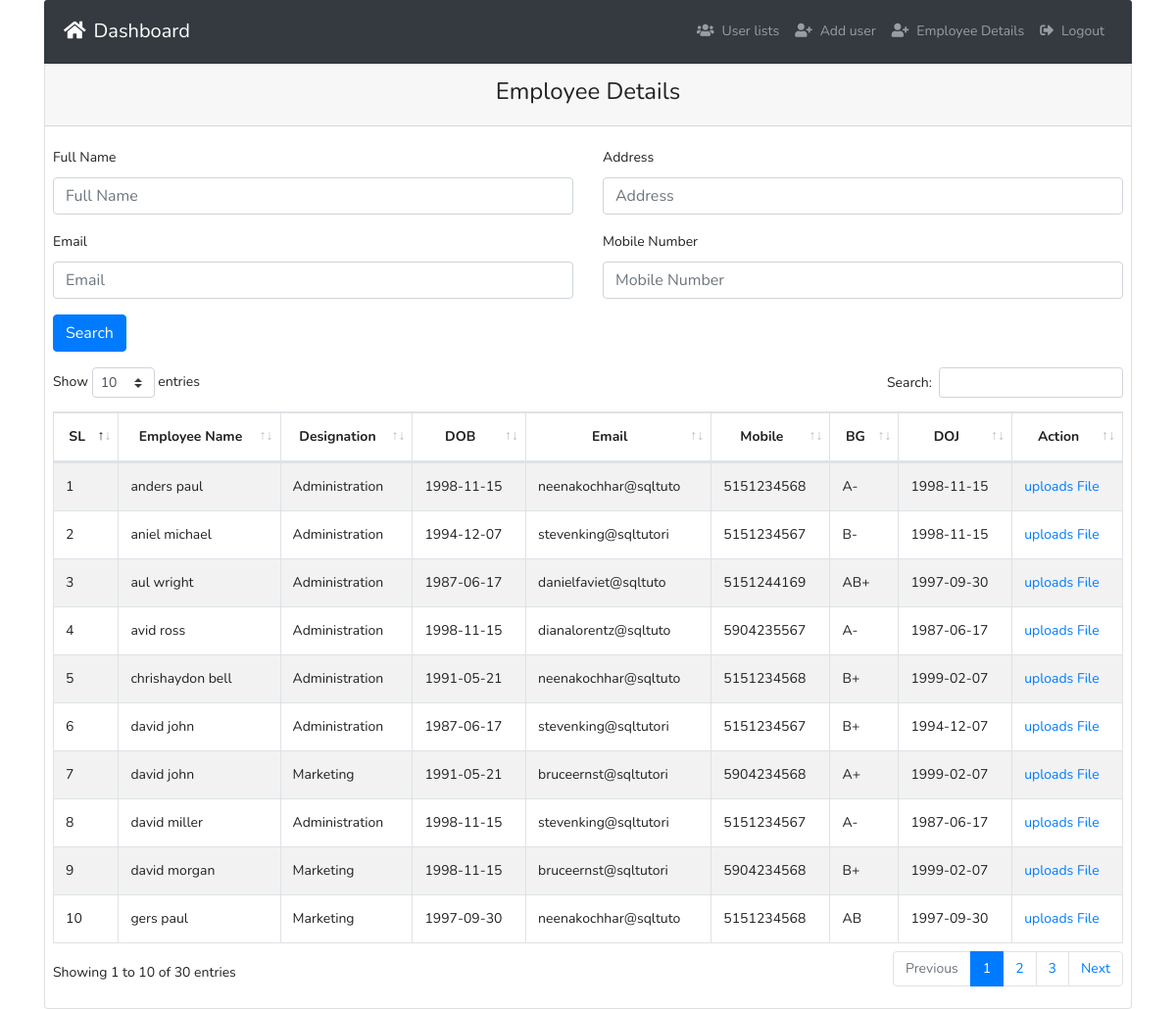
Page /emp_details.php on the committed database.
### tables this page shows
CREATE TABLE `emp_details` (
  `id` int(11) NOT NULL,
  `name` varchar(100) DEFAULT NULL,
  `designation` varchar(100) DEFAULT NULL,
  `dob` date DEFAULT NULL,
  `doj` date DEFAULT NULL,
  `blood_group` varchar(10) DEFAULT NULL,
  `email` varchar(255) DEFAULT NULL,
  `mobile` varchar(255) DEFAULT NULL,
  `address` varchar(500) DEFAULT NULL
);

### includes/connection.php (called while the page is built, shortened)
<?php
function db_connect() {
    static $connection;
	$username	= "root";
	$password	= "";
	$dbname		= "interview_maastrix";
	$host		= "localhost";
    if(!isset($connection)) {
        $connection = mysqli_connect($host,$username,$password,$dbname);
    }
    return $connection;
}
function db_query($query) {
    $connection = db_connect();
    $result = mysqli_query($connection,$query);
    return $result;
}
?>

### emp_details.php (the view, shortened to what this page needs)
<?php
include("includes/connection.php");
?>
<!DOCTYPE html>
<html lang="en" dir="ltr">
    <?php include("includes/header.php"); ?>
    <body>
        <div class="container">
            <?php include("includes/nav.php"); ?>
            <div class="card">
                <div class="card-header">
                    <h3 class='text-center'>Employee Details</h3>
                </div>
                <div class="card-body pr-2 pl-2">
                    <form action="" method="post">
                        <div class="row">
                            <div class="form-group col-md-6">
                                <label> Full Name </label>
                                <input type="text" class="form-control" name="name" id="name" placeholder="Full Name">
                            </div>
                            <div class="form-group col-md-6">
                                <label> Address </label>
                                <input type="text" class="form-control" name="name" id="address" placeholder="Address">
                            </div>
                            <div class="form-group col-md-6">
                                <label> Email </label>
                                <input type="text" class="form-control" name="name" id="email" placeholder="Email">
                            </div>
                            <div class="form-group col-md-6">
                                <label> Mobile Number </label>
                                <input type="text" class="form-control" name="name" id="mobile" placeholder="Mobile Number">
                            </div>
                            <div class="form-group col-md-6">
                                <button type="button" class="btn btn-primary" id="search_btn"> Search </button>
                            </div>
                        </div>
                    </form>
                    <table id="example" class="table table-striped table-bordered" style="width:100%">
                        <thead>
                            <tr>
                                <th  class="text-center">SL</th>
                                <th  class="text-center">Employee Name</th>
                                <th  class="text-center">Designation</th>
                                <th  class="text-center">DOB</th>
                                <th  class="text-center">Email</th>
                                <th  class="text-center">Mobile</th>
                                <th  class="text-center">BG</th>
                                <th  class="text-center">DOJ</th>
                                <th  class="text-center">Action</th>
                            </tr>
                        </thead>
                        <tbody id="emp_dlts">
                            <?php
                            $i=1;
                            $sql = db_query("SELECT * FROM `emp_details` ORDER BY name;");
                            while ($row = mysqli_fetch_assoc($sql)){
                                ?>
                                <tr role="row" class="odd">
                                    <td><?php echo $i ?></td>
                                    <td><?php echo $row['name'] ?></td>
                                    <td><?php echo $row['designation']; ?></td>
                                    <td><?php echo $row['dob']; ?></td>
                                    <td><?php echo $row['email']; ?></td>
                                    <td><?php echo $row['mobile']; ?></td>
                                    <td><?php echo $row['blood_group']; ?></td>
                                    <td><?php echo $row['doj']; ?></td>
                                    <td>
                                        <a href="upload_file.php?id=<?php echo $row['id']; ?>">uploads File</a>
                                    </td>
                                </tr>
                                <?php
                                $i++;
                            }
                            ?>
                        </tbody>
                    </table>
                </div>
            </div>
        </div>
    </body>
</html>

### includes/header.php (shortened to what this page needs)
<head>
  <link rel="stylesheet" href="assets/bootstrap.min.css" />
  <link href="https://use.fontawesome.com/releases/v5.0.4/css/all.css" rel="stylesheet" />
  <link rel="stylesheet" href="assets/dataTables.bootstrap4.min.css" />
  <link rel="stylesheet" href="assets/style.css" />
</head>

### includes/nav.php (shortened to what this page needs)
<nav class="navbar navbar-expand-md navbar-dark bg-dark card-header">
    <a class="navbar-brand" href="dashboard.php"><i class="fas fa-home mr-2"></i>Dashboard</a>
    <div class="collapse navbar-collapse" id="navbarsExampleDefault">
        <ul class="navbar-nav ml-auto">
            <?php
            $user_role = $_SESSION['role'];
            ?>
            <li class="nav-item">
                <a class="nav-link" href="user_list.php"><i class="fas fa-users mr-2"></i>User lists </a>
            </li>
            <li class="nav-item" <?php if($user_role == 3) { echo "style='display:none';"; }?>>
                <a class="nav-link" href="add_user.php"><i class="fas fa-user-plus mr-2"></i>Add user </a>
            </li>
            <li class="nav-item">
                <a class="nav-link" href="emp_details.php"><i class="fas fa-user-plus mr-2"></i>Employee Details </a>
            </li>
            <li class="nav-item">
                <a class="nav-link" href="logout.php"><i class="fas fa-sign-out-alt mr-2"></i>Logout</a>
            </li>
        </ul>
    </div>
</nav>

### rows in the picture
emp_details: name "anders paul", designation "Administration", dob "1998-11-15", email "neenakochhar@sqltuto", mobile "5151234568", blood_group "A-", doj "1998-11-15"
emp_details: name "aniel michael", designation "Administration", dob "1994-12-07", email "stevenking@sqltutori", mobile "5151234567", blood_group "B-", doj "1998-11-15"
emp_details: name "aul wright", designation "Administration", dob "1987-06-17", email "danielfaviet@sqltuto", mobile "5151244169", blood_group "AB+", doj "1997-09-30"
emp_details: name "avid ross", designation "Administration", dob "1998-11-15", email "dianalorentz@sqltuto", mobile "5904235567", blood_group "A-", doj "1987-06-17"
emp_details: name "chrishaydon bell", designation "Administration", dob "1991-05-21", email "neenakochhar@sqltuto", mobile "5151234568", blood_group "B+", doj "1999-02-07"
emp_details: name "david john", designation "Administration", dob "1987-06-17", email "stevenking@sqltutori", mobile "5151234567", blood_group "B+", doj "1994-12-07"
emp_details: name "david john", designation "Marketing", dob "1991-05-21", email "bruceernst@sqltutori", mobile "5904234568", blood_group "A+", doj "1999-02-07"
emp_details: name "david miller", designation "Administration", dob "1998-11-15", email "stevenking@sqltutori", mobile "5151234567", blood_group "A-", doj "1987-06-17"
emp_details: name "david morgan", designation "Marketing", dob "1998-11-15", email "bruceernst@sqltutori", mobile "5904234568", blood_group "B+", doj "1999-02-07"
emp_details: name "gers paul", designation "Marketing", dob "1997-09-30", email "neenakochhar@sqltuto", mobile "5151234568", blood_group "AB", doj "1997-09-30"
